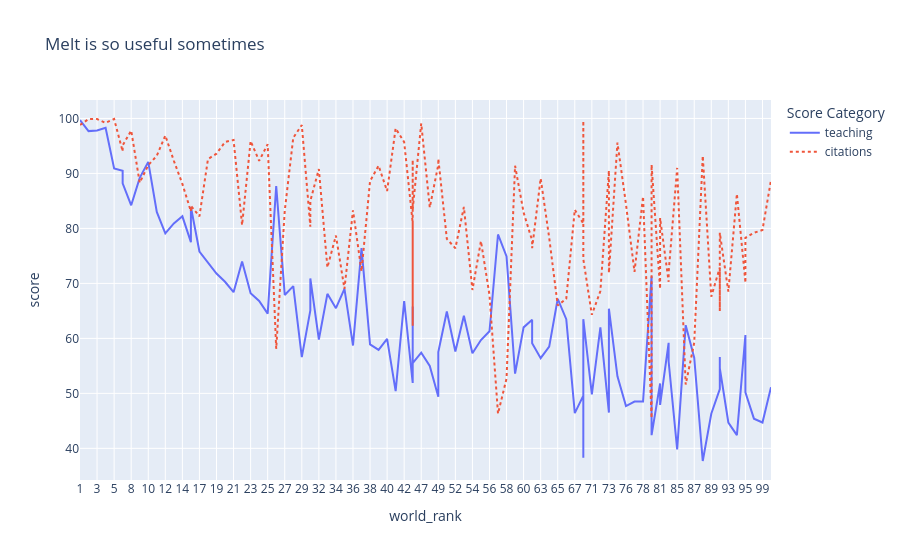

Notebook source saved alongside this figure:
### Code cell
### Creating a long-form table of teaching and citation for top 100
df = uni.iloc[:100,:]
for_color_test = df.melt(id_vars=[col for col in df.columns if col not in ["teaching", "citations"]],
                         var_name="Score Category",
                         value_name="score")
for_color_test

### Plotly express to create interactive plot
configure_plotly_browser_state()
line_plot = px.line(for_color_test,
                    x="world_rank",
                    y="score",
                    hover_data="university_name",
                    color="Score Category",
                    title="Melt is so useful sometimes",
                    line_dash = "Score Category")

line_plot.show()

### Figure 1 — Plotly figure (JSON) as saved in the notebook; plotly's stock layout.template omitted (floating-point values rounded to 4 significant figures)
{"data": [{"customdata": [["Harvard University"], ["California Institute of Technology"], ["Massachusetts Institute of Technology"], ["Stanford University"], ["Princeton University"], ["University of Cambridge"], ["University of Oxford"], ["University of California, Berkeley"], ["Imperial College London"], ["Yale University"], ["University of California, Los Angeles"], ["University of Chicago"], ["Johns Hopkins University"], ["Cornell University"], ["ETH Zurich – Swiss Federal Institute of Technology Zurich"], ["University of Michigan"], ["University of Toronto"], ["Columbia University"], ["University of Pennsylvania"], ["Carnegie Mellon University"], ["University of Hong Kong"], ["University College London"], ["University of Washington"], ["Duke University"], ["Northwestern University"], ["University of Tokyo"], ["Georgia Institute of Technology"], ["Pohang University of Science and Technology"], ["University of California, Santa Barbara"], ["University of British Columbia"], ["University of North Carolina at Chapel Hill"], ["University of California, San Diego"], ["University of Illinois at Urbana-Champaign"], ["National University of Singapore"], ["McGill University"], ["University of Melbourne"], ["Peking University"], ["Washington University in St Louis"], ["École Polytechnique"], ["University of Edinburgh"], ["Hong Kong University of Science and Technology"], ["École Normale Supérieure"], ["Australian National University"], ["Karolinska Institute"], ["University of Göttingen"], ["University of Wisconsin"], ["Rice University"], ["École Polytechnique Fédérale de Lausanne"], ["University of California, Irvine"], ["University of Science and Technology of China"], ["Vanderbilt University"], ["University of Minnesota"], ["Tufts University"], ["University of California, Davis"], ["Brown University"], ["University of Massachusetts"], ["Kyoto University"], ["Tsinghua University"], ["Boston University"], ["New York University"], ["Emory University"], ["LMU Munich"], ["University of Notre Dame"], ["University of Pittsburgh"], ["Case Western Reserve University"], ["Ohio State University"], ["University of Colorado Boulder"], ["University of Bristol"], ["University of California, Santa Cruz"], ["Yeshiva University"], ["University of Sydney"], ["University of Virginia"], ["University of Adelaide"], ["University of Southern California"], ["William & Mary"], ["Trinity College Dublin"], ["King’s College London"], ["Stony Brook University"], ["Korea Advanced Institute of Science and Technology (KAIST)"], ["University of Sussex"], ["The University of Queensland"], ["University of York"], ["Heidelberg University"], ["University of Utah"], ["Durham University"], ["London School of Economics and Political Science"], ["University of Manchester"], ["Royal Holloway, University of London"], ["Lund University"], ["University of Southampton"], ["University of Zurich"], ["Wake Forest University"], ["McMaster University"], ["University College Dublin"], ["George Washington University"], ["University of Arizona"], ["University of Basel"], ["University of Maryland, College Park"], ["Dartmouth College"], ["École Normale Supérieure de Lyon"]], "hovertemplate": "Score Category=teaching<br>world_rank=%{x}<br>score=%{y}<br>university_name=%{customdata[0]}<extra></extra>", "legendgroup": "teaching", "line": {"color": "#636efa", "dash": "solid"}, "marker": {"symbol": "circle"}, "mode": "lines", "name": "teaching", "orientation": "v", "showlegend": true, "x": ["1", "2", "3", "4", "5", "6", "6", "8", "9", "10", "11", "12", "13", "14", "15", "15", "17", "18", "19", "20", "21", "22", "23", "24", "25", "26", "27", "28", "29", "30", "30", "32", "33", "34", "35", "36", "37", "38", "39", "40", "41", "42", "43", "43", "43", "43", "47", "48", "49", "49", "51", "52", "53", "54", "55", "56", "57", "58", "59", "60", "61", "61", "63", "64", "65", "66", "67", "68", "68", "68", "71", "72", "73", "73", "75", "76", "77", "78", "79", "79", "81", "81", "83", "83", "85", "86", "87", "88", "89", "90", "90", "90", "93", "94", "95", "95", "95", "98", "99", "100"], "xaxis": "x", "y": [99.7, 97.7, 97.8, 98.3, 90.9, 90.5, 88.2, 84.2, 89.2, 92.1, 83, 79.1, 80.9, 82.2, 77.5, 83.9, 75.8, 73.8, 71.8, 70.3, 68.4, 74, 68.2, 66.8, 64.5, 87.7, 67.9, 69.5, 56.6, 65.1, 70.9, 59.8, 68.1, 65.5, 69, 58.7, 76.4, 58.9, 57.9, 59.9, 50.4, 66.8, 51.9, 65.8, 57.3, 55.5, 57.4, 55, 49.4, 57.5, 64.9, 57.6, 64.1, 57.3, 59.7, 61.3, 78.9, 74.9, 53.6, 62, 63.4, 59.1, 56.4, 58.5, 67.2, 63.5, 46.4, 49.6, 38.3, 63.5, 49.8, 62, 46.5, 65.4, 53.1, 47.7, 48.5, 48.5, 71.3, 42.4, 51.8, 47.9, 59.2, 55.8, 39.8, 62.4, 56.5, 37.7, 46.3, 50.8, 56.6, 54.6, 44.7, 42.4, 60.6, 52.4, 50.2, 45.4, 44.7, 51.1], "yaxis": "y", "type": "scatter"}, {"customdata": [["Harvard University"], ["California Institute of Technology"], ["Massachusetts Institute of Technology"], ["Stanford University"], ["Princeton University"], ["University of Cambridge"], ["University of Oxford"], ["University of California, Berkeley"], ["Imperial College London"], ["Yale University"], ["University of California, Los Angeles"], ["University of Chicago"], ["Johns Hopkins University"], ["Cornell University"], ["ETH Zurich – Swiss Federal Institute of Technology Zurich"], ["University of Michigan"], ["University of Toronto"], ["Columbia University"], ["University of Pennsylvania"], ["Carnegie Mellon University"], ["University of Hong Kong"], ["University College London"], ["University of Washington"], ["Duke University"], ["Northwestern University"], ["University of Tokyo"], ["Georgia Institute of Technology"], ["Pohang University of Science and Technology"], ["University of California, Santa Barbara"], ["University of British Columbia"], ["University of North Carolina at Chapel Hill"], ["University of California, San Diego"], ["University of Illinois at Urbana-Champaign"], ["National University of Singapore"], ["McGill University"], ["University of Melbourne"], ["Peking University"], ["Washington University in St Louis"], ["École Polytechnique"], ["University of Edinburgh"], ["Hong Kong University of Science and Technology"], ["École Normale Supérieure"], ["Australian National University"], ["Karolinska Institute"], ["University of Göttingen"], ["University of Wisconsin"], ["Rice University"], ["École Polytechnique Fédérale de Lausanne"], ["University of California, Irvine"], ["University of Science and Technology of China"], ["Vanderbilt University"], ["University of Minnesota"], ["Tufts University"], ["University of California, Davis"], ["Brown University"], ["University of Massachusetts"], ["Kyoto University"], ["Tsinghua University"], ["Boston University"], ["New York University"], ["Emory University"], ["LMU Munich"], ["University of Notre Dame"], ["University of Pittsburgh"], ["Case Western Reserve University"], ["Ohio State University"], ["University of Colorado Boulder"], ["University of Bristol"], ["University of California, Santa Cruz"], ["Yeshiva University"], ["University of Sydney"], ["University of Virginia"], ["University of Adelaide"], ["University of Southern California"], ["William & Mary"], ["Trinity College Dublin"], ["King’s College London"], ["Stony Brook University"], ["Korea Advanced Institute of Science and Technology (KAIST)"], ["University of Sussex"], ["The University of Queensland"], ["University of York"], ["Heidelberg University"], ["University of Utah"], ["Durham University"], ["London School of Economics and Political Science"], ["University of Manchester"], ["Royal Holloway, University of London"], ["Lund University"], ["University of Southampton"], ["University of Zurich"], ["Wake Forest University"], ["McMaster University"], ["University College Dublin"], ["George Washington University"], ["University of Arizona"], ["University of Basel"], ["University of Maryland, College Park"], ["Dartmouth College"], ["École Normale Supérieure de Lyon"]], "hovertemplate": "Score Category=citations<br>world_rank=%{x}<br>score=%{y}<br>university_name=%{customdata[0]}<extra></extra>", "legendgroup": "citations", "line": {"color": "#EF553B", "dash": "dot"}, "marker": {"symbol": "circle"}, "mode": "lines", "name": "citations", "orientation": "v", "showlegend": true, "x": ["1", "2", "3", "4", "5", "6", "6", "8", "9", "10", "11", "12", "13", "14", "15", "15", "17", "18", "19", "20", "21", "22", "23", "24", "25", "26", "27", "28", "29", "30", "30", "32", "33", "34", "35", "36", "37", "38", "39", "40", "41", "42", "43", "43", "43", "43", "47", "48", "49", "49", "51", "52", "53", "54", "55", "56", "57", "58", "59", "60", "61", "61", "63", "64", "65", "66", "67", "68", "68", "68", "71", "72", "73", "73", "75", "76", "77", "78", "79", "79", "81", "81", "83", "83", "85", "86", "87", "88", "89", "90", "90", "90", "93", "94", "95", "95", "95", "98", "99", "100"], "xaxis": "x", "y": [98.8, 99.9, 99.9, 99.2, 99.9, 94, 95.1, 97.8, 88.3, 91.5, 93.2, 96.9, 92.3, 88.1, 83.1, 84.1, 82.2, 92.6, 93.6, 95.7, 96.1, 80.6, 95.9, 92.3, 95.3, 58.1, 83.2, 96.5, 98.8, 80.3, 85, 90.8, 72.9, 78.7, 69, 83.3, 72.2, 88.6, 91.4, 86.8, 98.2, 95.7, 81, 62.3, 92.5, 83.4, 99.1, 83.8, 91.6, 92.7, 78.1, 76.4, 83.9, 68.8, 77.7, 67.9, 46.3, 52.7, 91.4, 82.9, 77.8, 76.4, 89.1, 78.3, 66, 67.2, 83.4, 80.9, 99.6, 74.4, 64.3, 68.6, 90.5, 71.9, 95.6, 84.4, 72.1, 85.8, 45.5, 91.6, 69, 81.9, 70.3, 72, 91, 51.6, 59.2, 93.2, 67.6, 72.9, 65, 79.2, 68.5, 86.3, 70.2, 70.1, 78.3, 79.2, 79.7, 88.8], "yaxis": "y", "type": "scatter"}], "layout": {"xaxis": {"anchor": "y", "domain": [0, 1], "title": {"text": "world_rank"}}, "yaxis": {"anchor": "x", "domain": [0, 1], "title": {"text": "score"}}, "legend": {"title": {"text": "Score Category"}, "tracegroupgap": 0}, "title": {"text": "Melt is so useful sometimes"}}}
